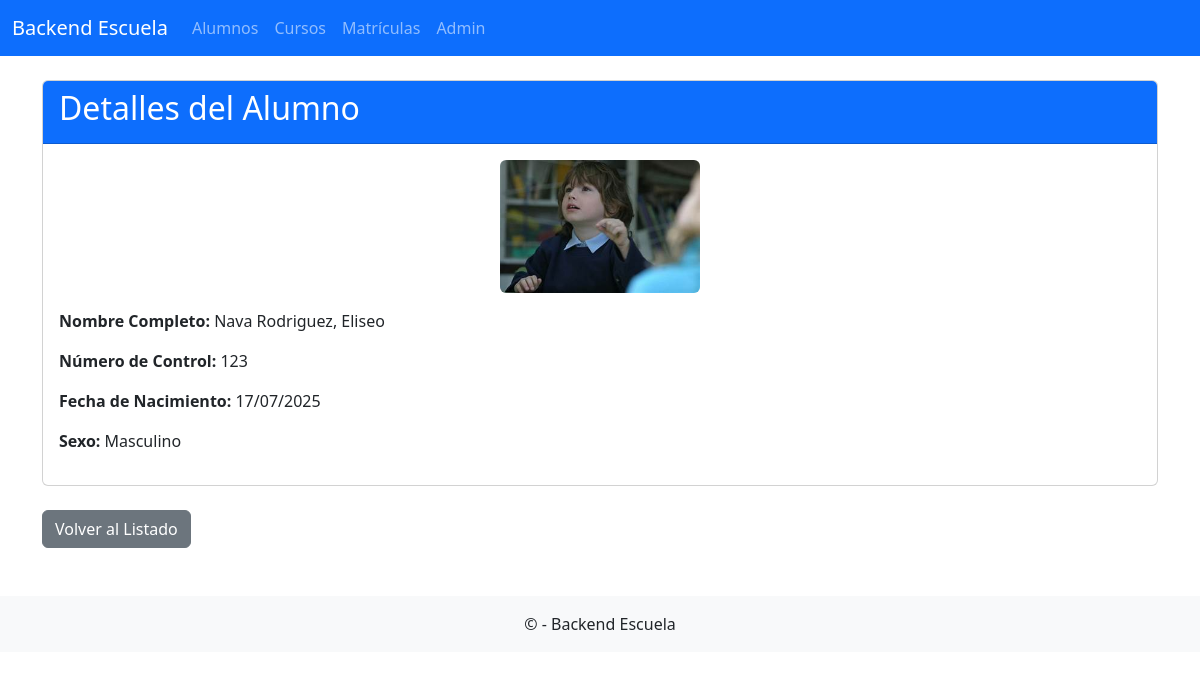
The app's page /alumno/1/ with its own data.
### frontend_appescuela/models.py (models this page shows, shortened)
class Alumno(models.Model):
    ApellidoPaterno = models.CharField(max_length=35)
    ApellidoMaterno = models.CharField(max_length=35)
    Nombres = models.CharField(max_length=35)
    NumControl = models.CharField(max_length=8, unique=True)
    FechaNacimiento = models.DateField()
    SEXOS = (('F', 'Femenino'), ('M', 'Masculino'))
    Sexo = models.CharField(max_length=1, choices=SEXOS, default='M')
    foto_alumno = models.ImageField(upload_to='proyectos/', blank=True, null=True)
    def NombreCompleto(self):
        return f"{self.ApellidoPaterno} {self.ApellidoMaterno}, {self.Nombres}"

### frontend_appescuela/views.py (the view)
# urls.py: path('alumno/<int:id>/', views.detalle_alumno, name='detalle_alumno'),
def detalle_alumno(request, id):
    alumno = get_object_or_404(Alumno, id=id)
    return render(request, 'frontend_appescuela/detalles_alumno.html', {'alumno': alumno})

### frontend_appescuela/templates/frontend_appescuela/detalles_alumno.html (shortened to what this page needs)
{% extends "frontend_appescuela/base.html" %}
{% block content %}
<div class="card mb-4">
    <div class="card-header bg-primary text-white">
        <h2>Detalles del Alumno</h2>
    </div>
    <div class="card-body">
        <div class="mb-3 text-center">
            {% if alumno.foto_alumno %}
                <img src="{{ alumno.foto_alumno.url }}" alt="Foto de {{ alumno.NombreCompleto }}" class="img-fluid rounded" style="max-width: 200px;">
            {% else %}
                <p>No hay foto disponible.</p>
            {% endif %}
        </div>
        <p><strong>Nombre Completo:</strong> {{ alumno.NombreCompleto }}</p>
        <p><strong>Número de Control:</strong> {{ alumno.NumControl }}</p>
        <p><strong>Fecha de Nacimiento:</strong> {{ alumno.FechaNacimiento|date:"d/m/Y" }}</p>
        <p><strong>Sexo:</strong> {{ alumno.Sexo|yesno:"Masculino,Femenino" }}</p>
    </div>
</div>
<a href="{% url 'frontend_appescuela:ver_alumnos' %}" class="btn btn-secondary">Volver al Listado</a>
{% endblock %}

### records on screen
Alumno: foto_alumno (picture), NombreCompleto "Nava Rodriguez, Eliseo", NumControl "123", FechaNacimiento "17/07/2025", Sexo "Masculino"
